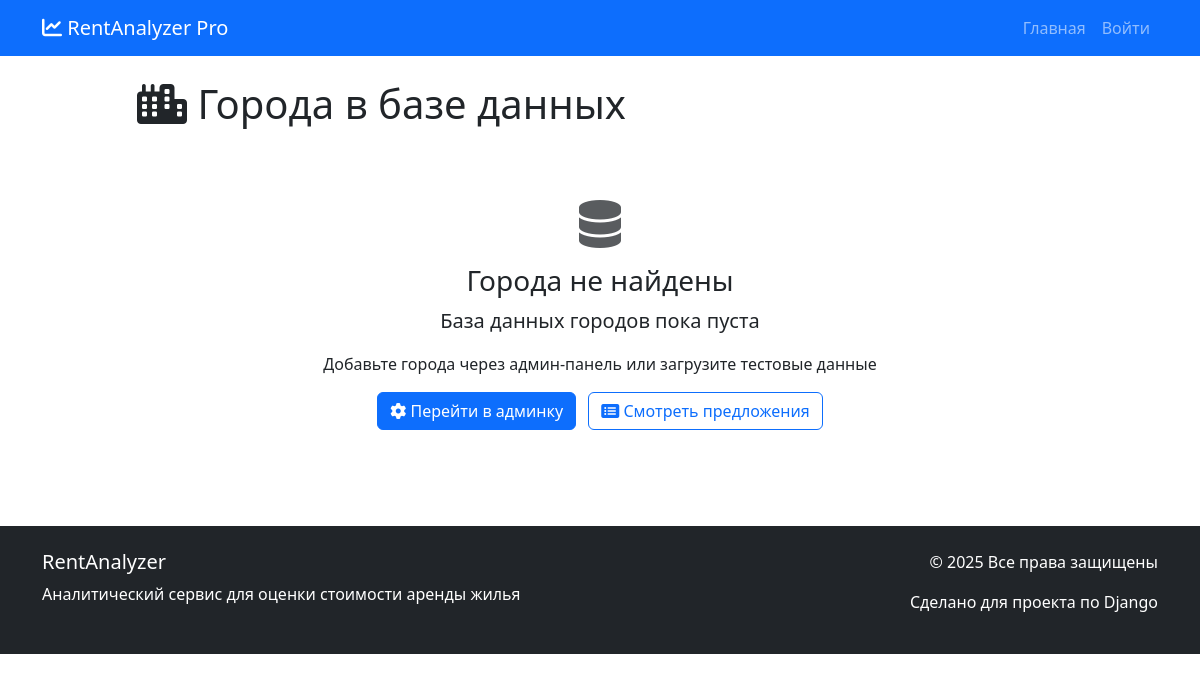
Before: /analyzer/cities/ with the older database file.
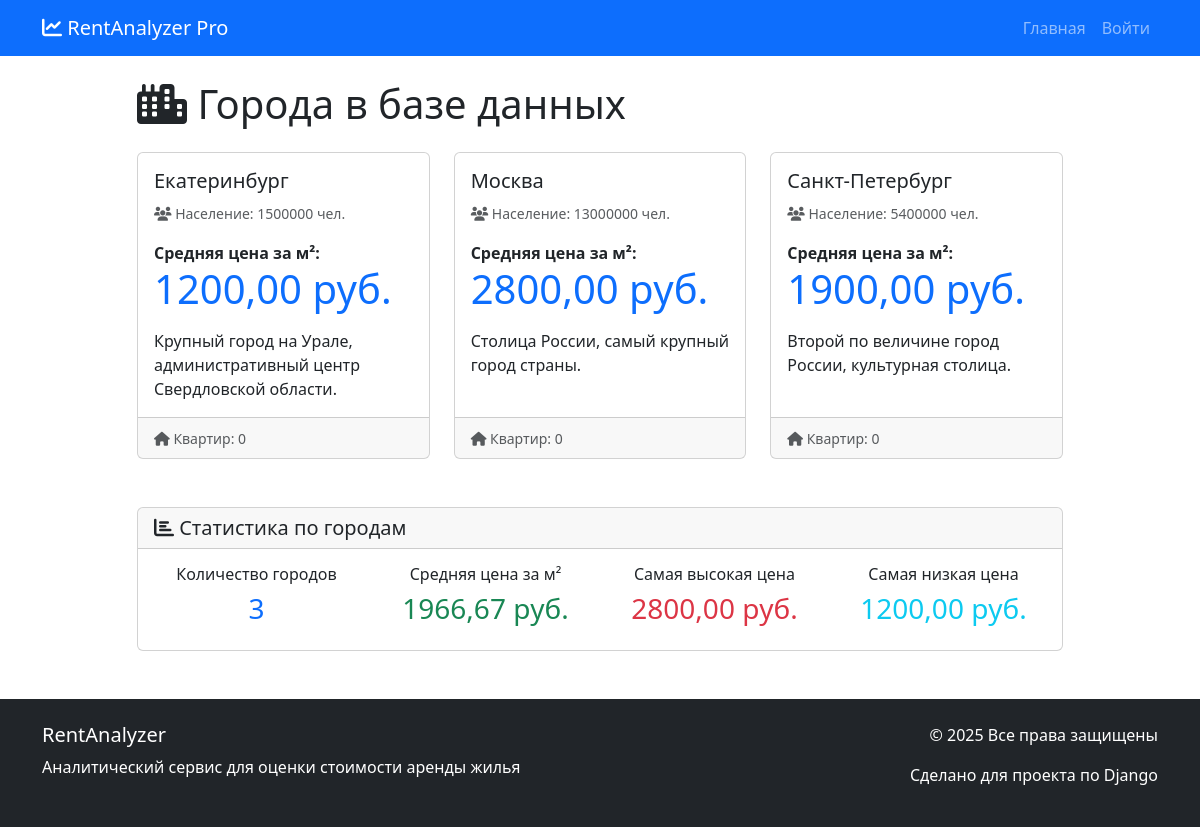
After: the same page with the newer database file.
### analyzer/models.py (models this page shows, shortened)
class City(models.Model):
    name = models.CharField(
        max_length=100,
        verbose_name='Название города',
        unique=True
    )
    slug = models.SlugField(
        max_length=100,
        unique=True,
        verbose_name='URL-идентификатор',
        blank=True
    )
    latitude = models.DecimalField(
        max_digits=9,
        decimal_places=6,
        verbose_name='Широта',
        blank=True,
        null=True,
        help_text='Географическая широта центра города'
    )
    longitude = models.DecimalField(
        max_digits=9,
        decimal_places=6,
        verbose_name='Долгота',
        blank=True,
        null=True,
        help_text='Географическая долгота центра города'
    )
    avg_price_per_sqm = models.DecimalField(
        max_digits=10,
        decimal_places=2,
        verbose_name='Средняя цена за м² (руб.)',
        help_text='Средняя рыночная цена за квадратный метр'
    )
    population = models.IntegerField(
        verbose_name='Население',
        blank=True,
        null=True,
        help_text='Примерная численность населения'
    )
    description = models.TextField(
        verbose_name='Описание',
        blank=True,
        help_text='Краткое описание города, районов, инфраструктуры'
    )
    class Meta:
        verbose_name = 'Город'
        verbose_name_plural = 'Города'
        ordering = ['name']

### analyzer/views.py (the view)
# urls.py: path('cities/', views.CityListView.as_view(), name='city_list'),
class CityListView(ListView):
    model = City
    template_name = 'analyzer/city_list.html'
    context_object_name = 'cities'
    paginate_by = 10
    def get_context_data(self, **kwargs):
        context = super().get_context_data(**kwargs)
        cities = City.objects.all()
        if cities.exists():
            prices = [city.avg_price_per_sqm for city in cities]
            context['avg_price_all'] = sum(prices) / len(prices)
            context['max_price'] = max(prices)
            context['min_price'] = min(prices)
            context['total_cities'] = len(cities)
        else:
            context['avg_price_all'] = 0
            context['max_price'] = 0
            context['min_price'] = 0
            context['total_cities'] = 0
        return context

### templates/analyzer/city_list.html (shortened to what this page needs)
{% extends 'base.html' %}
{% block content %}
<div class="row">
    <div class="col-lg-10 mx-auto">
        <h1 class="mb-4"><i class="fas fa-city"></i> Города в базе данных</h1>
        {% if cities %}
            <div class="row">
                {% for city in cities %}
                <div class="col-md-4 mb-4">
                    <div class="card h-100">
                        <div class="card-body">
                            <h5 class="card-title">{{ city.name }}</h5>
                            <p class="card-text">
                                <small class="text-muted">
                                    <i class="fas fa-users"></i> Население:
                                    {% if city.population %}
                                        {{ city.population|floatformat:0 }} чел.
                                    {% else %}
                                        не указано
                                    {% endif %}
                                </small>
                            </p>
                            <p class="card-text">
                                <strong>Средняя цена за м²:</strong><br>
                                <span class="display-6 text-primary">{{ city.avg_price_per_sqm }} руб.</span>
                            </p>
                            {% if city.description %}
                                <p class="card-text">{{ city.description|truncatechars:100 }}</p>
                            {% endif %}
                        </div>
                        <div class="card-footer">
                            <small class="text-muted">
                                <i class="fas fa-home"></i> Квартир: {{ city.apartments.count }}
                            </small>
                        </div>
                    </div>
                </div>
                {% endfor %}
            </div>
            <div class="card mt-4">
                <div class="card-header">
                    <h5 class="mb-0"><i class="fas fa-chart-bar"></i> Статистика по городам</h5>
                </div>
                <div class="card-body">
                    <div class="row text-center">
                        <div class="col-md-3">
                            <h6>Количество городов</h6>
                            <h3 class="text-primary">{{ total_cities }}</h3>
                        </div>
                        <div class="col-md-3">
                            <h6>Средняя цена за м²</h6>
                            <h3 class="text-success">{{ avg_price_all|floatformat:2 }} руб.</h3>
                        </div>
                        <div class="col-md-3">
                            <h6>Самая высокая цена</h6>
                            <h3 class="text-danger">{{ max_price|floatformat:2 }} руб.</h3>
                        </div>
                        <div class="col-md-3">
                            <h6>Самая низкая цена</h6>
                            <h3 class="text-info">{{ min_price|floatformat:2 }} руб.</h3>
                        </div>
                    </div>
                </div>
            </div>
        {% else %}
            <div class="text-center py-5">
                <i class="fas fa-database fa-3x text-muted mb-3"></i>
                <h3>Города не найдены</h3>
                <p class="lead">База данных городов пока пуста</p>
                <p>Добавьте города через админ-панель или загрузите тестовые данные</p>
                <div class="mt-3">
                    <a href="{% url 'admin:index' %}" class="btn btn-primary me-2">
                        <i class="fas fa-cog"></i> Перейти в админку
                    </a>
                    <a href="{% url 'analyzer:market_offers' %}" class="btn btn-outline-primary">
                        <i class="fas fa-list-alt"></i> Смотреть предложения
                    </a>
                </div>
            </div>
        {% endif %}
    </div>
</div>
{% endblock %}

Changed rows visible on the page:
added City: name "Екатеринбург", population "1500000", avg_price_per_sqm "1200,00", description "Крупный город на Урале, административный центр Свердловской области.", apartments.count "0"
added City: name "Москва", population "13000000", avg_price_per_sqm "2800,00", description "Столица России, самый крупный город страны.", apartments.count "0"
added City: name "Санкт-Петербург", population "5400000", avg_price_per_sqm "1900,00", description "Второй по величине город России, культурная столица.", apartments.count "0"
Other visible differences:
{{ total_cities }}: (not shown) → "3"
{{ avg_price_all|floatformat:2 }}: (not shown) → "1966,67"
text no longer shown: "Города не найдены База данных городов пока пуста Добавьте города через админ-панель или загрузите тестовые данные Перейти в админку Смотреть предложения"
text now shown: "Статистика по городам Количество городов Средняя цена за м² руб. Самая высокая цена руб. Самая низкая цена руб."
